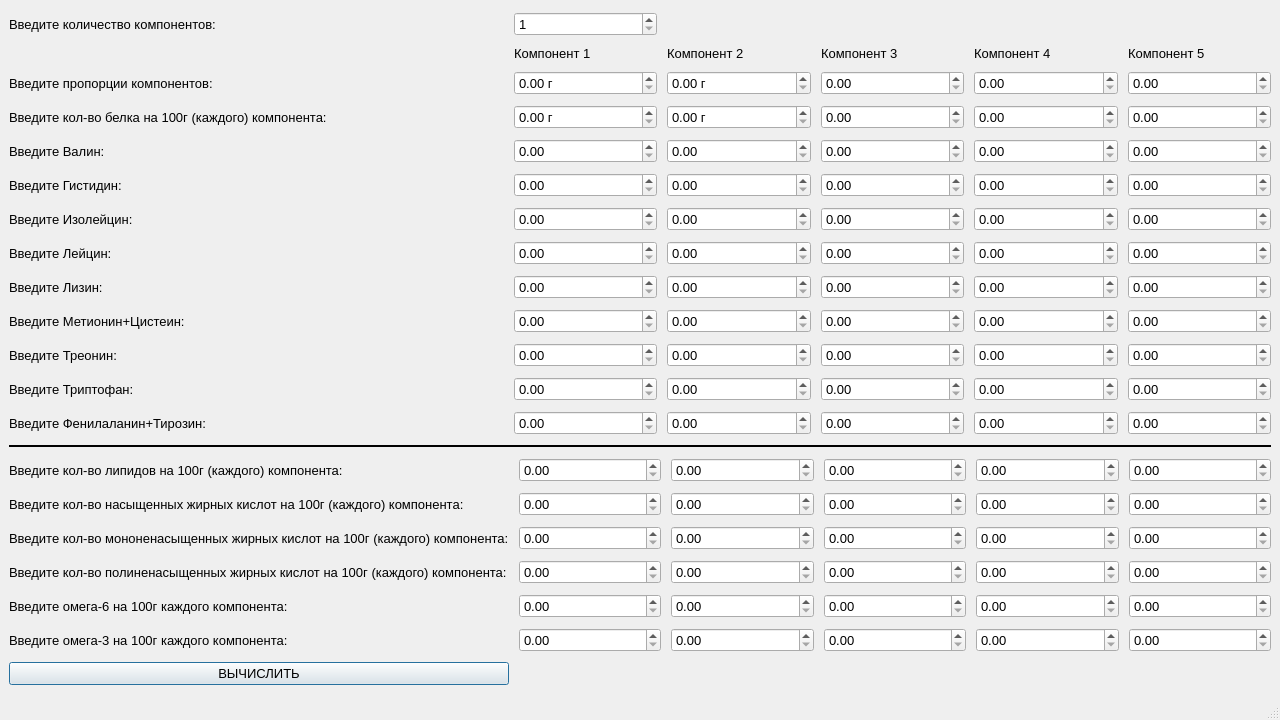
<?xml version="1.0" encoding="UTF-8"?>
<ui version="4.0">
 <class>MainWindow</class>
 <widget class="QMainWindow" name="MainWindow">
  <property name="geometry">
   <rect>
    <x>0</x>
    <y>0</y>
    <width>1280</width>
    <height>720</height>
   </rect>
  </property>
  <property name="sizePolicy">
   <sizepolicy hsizetype="Fixed" vsizetype="Fixed">
    <horstretch>0</horstretch>
    <verstretch>0</verstretch>
   </sizepolicy>
  </property>
  <property name="windowTitle">
   <string>MainWindow</string>
  </property>
  <property name="animated">
   <bool>false</bool>
  </property>
  <widget class="QWidget" name="centralwidget">
   <layout class="QGridLayout" name="gridLayout_7">
    <item row="0" column="0">
     <layout class="QVBoxLayout" name="verticalLayout">
      <property name="spacing">
       <number>10</number>
      </property>
      <item>
       <layout class="QGridLayout" name="gridLayout">
        <item row="2" column="5">
         <widget class="QLabel" name="labelComp4">
          <property name="font">
           <font>
            <pointsize>10</pointsize>
           </font>
          </property>
          <property name="text">
           <string>Компонент 4</string>
          </property>
         </widget>
        </item>
        <item row="7" column="6">
         <widget class="QDoubleSpinBox" name="doubleSpinBoxValin5">
          <property name="font">
           <font>
            <pointsize>10</pointsize>
           </font>
          </property>
         </widget>
        </item>
        <item row="8" column="0">
         <widget class="QLabel" name="label_5">
          <property name="font">
           <font>
            <pointsize>10</pointsize>
           </font>
          </property>
          <property name="text">
           <string>Введите Гистидин:</string>
          </property>
         </widget>
        </item>
        <item row="16" column="0">
         <widget class="QLabel" name="label_18">
          <property name="font">
           <font>
            <pointsize>10</pointsize>
           </font>
          </property>
          <property name="text">
           <string>Введите Фенилаланин+Тирозин:</string>
          </property>
         </widget>
        </item>
        <item row="14" column="6">
         <widget class="QDoubleSpinBox" name="doubleSpinBoxTreonin5">
          <property name="font">
           <font>
            <pointsize>10</pointsize>
           </font>
          </property>
         </widget>
        </item>
        <item row="4" column="2">
         <widget class="QDoubleSpinBox" name="doubleSpinBoxPropComp1">
          <property name="font">
           <font>
            <pointsize>10</pointsize>
           </font>
          </property>
          <property name="suffix">
           <string> г</string>
          </property>
         </widget>
        </item>
        <item row="16" column="5">
         <widget class="QDoubleSpinBox" name="doubleSpinBoxFenilalaninTirozin4">
          <property name="font">
           <font>
            <pointsize>10</pointsize>
           </font>
          </property>
         </widget>
        </item>
        <item row="5" column="1">
         <spacer name="horizontalSpacer_2">
          <property name="font">
           <font>
            <pointsize>10</pointsize>
           </font>
          </property>
          <property name="orientation">
           <enum>Qt::Horizontal</enum>
          </property>
          <property name="sizeType">
           <enum>QSizePolicy::Fixed</enum>
          </property>
          <property name="sizeHint" stdset="0">
           <size>
            <width>177</width>
            <height>20</height>
           </size>
          </property>
         </spacer>
        </item>
        <item row="8" column="4">
         <widget class="QDoubleSpinBox" name="doubleSpinBoxGistidin3">
          <property name="font">
           <font>
            <pointsize>10</pointsize>
           </font>
          </property>
         </widget>
        </item>
        <item row="11" column="6">
         <widget class="QDoubleSpinBox" name="doubleSpinBoxLeycin5">
          <property name="font">
           <font>
            <pointsize>10</pointsize>
           </font>
          </property>
         </widget>
        </item>
        <item row="0" column="0">
         <widget class="QLabel" name="label">
          <property name="font">
           <font>
            <pointsize>10</pointsize>
           </font>
          </property>
          <property name="text">
           <string>Введите количество компонентов:</string>
          </property>
         </widget>
        </item>
        <item row="7" column="3">
         <widget class="QDoubleSpinBox" name="doubleSpinBoxValin2">
          <property name="font">
           <font>
            <pointsize>10</pointsize>
           </font>
          </property>
         </widget>
        </item>
        <item row="13" column="3">
         <widget class="QDoubleSpinBox" name="doubleSpinBoxMetioninCistein2">
          <property name="font">
           <font>
            <pointsize>10</pointsize>
           </font>
          </property>
         </widget>
        </item>
        <item row="8" column="3">
         <widget class="QDoubleSpinBox" name="doubleSpinBoxGistidin2">
          <property name="font">
           <font>
            <pointsize>10</pointsize>
           </font>
          </property>
         </widget>
        </item>
        <item row="14" column="3">
         <widget class="QDoubleSpinBox" name="doubleSpinBoxTreonin2">
          <property name="font">
           <font>
            <pointsize>10</pointsize>
           </font>
          </property>
         </widget>
        </item>
        <item row="7" column="2">
         <widget class="QDoubleSpinBox" name="doubleSpinBoxValin1">
          <property name="enabled">
           <bool>true</bool>
          </property>
          <property name="font">
           <font>
            <pointsize>10</pointsize>
           </font>
          </property>
          <property name="autoFillBackground">
           <bool>false</bool>
          </property>
          <property name="buttonSymbols">
           <enum>QAbstractSpinBox::UpDownArrows</enum>
          </property>
          <property name="correctionMode">
           <enum>QAbstractSpinBox::CorrectToPreviousValue</enum>
          </property>
          <property name="decimals">
           <number>2</number>
          </property>
         </widget>
        </item>
        <item row="4" column="4">
         <widget class="QDoubleSpinBox" name="doubleSpinBoxPropComp3">
          <property name="font">
           <font>
            <pointsize>10</pointsize>
           </font>
          </property>
         </widget>
        </item>
        <item row="5" column="3">
         <widget class="QDoubleSpinBox" name="doubleSpinBoxProteinsComp2">
          <property name="font">
           <font>
            <pointsize>10</pointsize>
           </font>
          </property>
          <property name="suffix">
           <string> г</string>
          </property>
         </widget>
        </item>
        <item row="12" column="3">
         <widget class="QDoubleSpinBox" name="doubleSpinBoxLizin2">
          <property name="font">
           <font>
            <pointsize>10</pointsize>
           </font>
          </property>
         </widget>
        </item>
        <item row="8" column="5">
         <widget class="QDoubleSpinBox" name="doubleSpinBoxGistidin4">
          <property name="font">
           <font>
            <pointsize>10</pointsize>
           </font>
          </property>
         </widget>
        </item>
        <item row="14" column="5">
         <widget class="QDoubleSpinBox" name="doubleSpinBoxTreonin4">
          <property name="font">
           <font>
            <pointsize>10</pointsize>
           </font>
          </property>
         </widget>
        </item>
        <item row="15" column="0">
         <widget class="QLabel" name="label_17">
          <property name="font">
           <font>
            <pointsize>10</pointsize>
           </font>
          </property>
          <property name="text">
           <string>Введите Триптофан:</string>
          </property>
         </widget>
        </item>
        <item row="15" column="3">
         <widget class="QDoubleSpinBox" name="doubleSpinBoxTriptofan2">
          <property name="font">
           <font>
            <pointsize>10</pointsize>
           </font>
          </property>
         </widget>
        </item>
        <item row="7" column="4">
         <widget class="QDoubleSpinBox" name="doubleSpinBoxValin3">
          <property name="font">
           <font>
            <pointsize>10</pointsize>
           </font>
          </property>
         </widget>
        </item>
        <item row="11" column="0">
         <widget class="QLabel" name="label_13">
          <property name="font">
           <font>
            <pointsize>10</pointsize>
           </font>
          </property>
          <property name="text">
           <string>Введите Лейцин:</string>
          </property>
         </widget>
        </item>
        <item row="2" column="3">
         <widget class="QLabel" name="labelComp2">
          <property name="font">
           <font>
            <pointsize>10</pointsize>
           </font>
          </property>
          <property name="text">
           <string>Компонент 2</string>
          </property>
         </widget>
        </item>
        <item row="13" column="5">
         <widget class="QDoubleSpinBox" name="doubleSpinBoxMetioninCistein4">
          <property name="font">
           <font>
            <pointsize>10</pointsize>
           </font>
          </property>
         </widget>
        </item>
        <item row="13" column="6">
         <widget class="QDoubleSpinBox" name="doubleSpinBoxMetioninCistein5">
          <property name="font">
           <font>
            <pointsize>10</pointsize>
           </font>
          </property>
         </widget>
        </item>
        <item row="14" column="0">
         <widget class="QLabel" name="label_16">
          <property name="font">
           <font>
            <pointsize>10</pointsize>
           </font>
          </property>
          <property name="text">
           <string>Введите Треонин:</string>
          </property>
         </widget>
        </item>
        <item row="8" column="6">
         <widget class="QDoubleSpinBox" name="doubleSpinBoxGistidin5">
          <property name="font">
           <font>
            <pointsize>10</pointsize>
           </font>
          </property>
         </widget>
        </item>
        <item row="16" column="4">
         <widget class="QDoubleSpinBox" name="doubleSpinBoxFenilalaninTirozin3">
          <property name="font">
           <font>
            <pointsize>10</pointsize>
           </font>
          </property>
         </widget>
        </item>
        <item row="11" column="5">
         <widget class="QDoubleSpinBox" name="doubleSpinBoxLeycin4">
          <property name="font">
           <font>
            <pointsize>10</pointsize>
           </font>
          </property>
         </widget>
        </item>
        <item row="16" column="3">
         <widget class="QDoubleSpinBox" name="doubleSpinBoxFenilalaninTirozin2">
          <property name="font">
           <font>
            <pointsize>10</pointsize>
           </font>
          </property>
         </widget>
        </item>
        <item row="7" column="0">
         <widget class="QLabel" name="label_4">
          <property name="font">
           <font>
            <pointsize>10</pointsize>
           </font>
          </property>
          <property name="text">
           <string>Введите Валин:                           </string>
          </property>
         </widget>
        </item>
        <item row="14" column="2">
         <widget class="QDoubleSpinBox" name="doubleSpinBoxTreonin1">
          <property name="font">
           <font>
            <pointsize>10</pointsize>
           </font>
          </property>
         </widget>
        </item>
        <item row="10" column="2">
         <widget class="QDoubleSpinBox" name="doubleSpinBoxIzoleycin1">
          <property name="font">
           <font>
            <pointsize>10</pointsize>
           </font>
          </property>
         </widget>
        </item>
        <item row="12" column="5">
         <widget class="QDoubleSpinBox" name="doubleSpinBoxLizin4">
          <property name="font">
           <font>
            <pointsize>10</pointsize>
           </font>
          </property>
         </widget>
        </item>
        <item row="5" column="4">
         <widget class="QDoubleSpinBox" name="doubleSpinBoxProteinsComp3">
          <property name="font">
           <font>
            <pointsize>10</pointsize>
           </font>
          </property>
         </widget>
        </item>
        <item row="12" column="0">
         <widget class="QLabel" name="label_14">
          <property name="font">
           <font>
            <pointsize>10</pointsize>
           </font>
          </property>
          <property name="text">
           <string>Введите Лизин:</string>
          </property>
         </widget>
        </item>
        <item row="10" column="5">
         <widget class="QDoubleSpinBox" name="doubleSpinBoxIzoleycin4">
          <property name="font">
           <font>
            <pointsize>10</pointsize>
           </font>
          </property>
         </widget>
        </item>
        <item row="2" column="6">
         <widget class="QLabel" name="labelComp5">
          <property name="font">
           <font>
            <pointsize>10</pointsize>
           </font>
          </property>
          <property name="text">
           <string>Компонент 5</string>
          </property>
         </widget>
        </item>
        <item row="5" column="0">
         <widget class="QLabel" name="label_3">
          <property name="font">
           <font>
            <pointsize>10</pointsize>
           </font>
          </property>
          <property name="text">
           <string>Введите кол-во белка на 100г (каждого) компонента:</string>
          </property>
         </widget>
        </item>
        <item row="10" column="6">
         <widget class="QDoubleSpinBox" name="doubleSpinBoxIzoleycin5">
          <property name="font">
           <font>
            <pointsize>10</pointsize>
           </font>
          </property>
         </widget>
        </item>
        <item row="15" column="5">
         <widget class="QDoubleSpinBox" name="doubleSpinBoxTriptofan4">
          <property name="font">
           <font>
            <pointsize>10</pointsize>
           </font>
          </property>
         </widget>
        </item>
        <item row="15" column="6">
         <widget class="QDoubleSpinBox" name="doubleSpinBoxTriptofan5">
          <property name="font">
           <font>
            <pointsize>10</pointsize>
           </font>
          </property>
         </widget>
        </item>
        <item row="5" column="2">
         <widget class="QDoubleSpinBox" name="doubleSpinBoxProteinsComp1">
          <property name="font">
           <font>
            <pointsize>10</pointsize>
           </font>
          </property>
          <property name="suffix">
           <string> г</string>
          </property>
         </widget>
        </item>
        <item row="12" column="2">
         <widget class="QDoubleSpinBox" name="doubleSpinBoxLizin1">
          <property name="font">
           <font>
            <pointsize>10</pointsize>
           </font>
          </property>
         </widget>
        </item>
        <item row="2" column="2">
         <widget class="QLabel" name="labelComp1">
          <property name="sizePolicy">
           <sizepolicy hsizetype="Minimum" vsizetype="Fixed">
            <horstretch>0</horstretch>
            <verstretch>0</verstretch>
           </sizepolicy>
          </property>
          <property name="font">
           <font>
            <pointsize>10</pointsize>
           </font>
          </property>
          <property name="text">
           <string>Компонент 1</string>
          </property>
         </widget>
        </item>
        <item row="13" column="0">
         <widget class="QLabel" name="label_15">
          <property name="font">
           <font>
            <pointsize>10</pointsize>
           </font>
          </property>
          <property name="text">
           <string>Введите Метионин+Цистеин:</string>
          </property>
         </widget>
        </item>
        <item row="4" column="5">
         <widget class="QDoubleSpinBox" name="doubleSpinBoxPropComp4">
          <property name="font">
           <font>
            <pointsize>10</pointsize>
           </font>
          </property>
         </widget>
        </item>
        <item row="10" column="3">
         <widget class="QDoubleSpinBox" name="doubleSpinBoxIzoleycin2">
          <property name="font">
           <font>
            <pointsize>10</pointsize>
           </font>
          </property>
         </widget>
        </item>
        <item row="0" column="2">
         <widget class="QSpinBox" name="spinBoxComp">
          <property name="font">
           <font>
            <pointsize>10</pointsize>
           </font>
          </property>
          <property name="minimum">
           <number>1</number>
          </property>
          <property name="maximum">
           <number>5</number>
          </property>
         </widget>
        </item>
        <item row="5" column="6">
         <widget class="QDoubleSpinBox" name="doubleSpinBoxProteinsComp5">
          <property name="font">
           <font>
            <pointsize>10</pointsize>
           </font>
          </property>
         </widget>
        </item>
        <item row="8" column="2">
         <widget class="QDoubleSpinBox" name="doubleSpinBoxGistidin1">
          <property name="font">
           <font>
            <pointsize>10</pointsize>
           </font>
          </property>
         </widget>
        </item>
        <item row="12" column="6">
         <widget class="QDoubleSpinBox" name="doubleSpinBoxLizin5">
          <property name="font">
           <font>
            <pointsize>10</pointsize>
           </font>
          </property>
         </widget>
        </item>
        <item row="13" column="2">
         <widget class="QDoubleSpinBox" name="doubleSpinBoxMetioninCistein1">
          <property name="font">
           <font>
            <pointsize>10</pointsize>
           </font>
          </property>
         </widget>
        </item>
        <item row="2" column="4">
         <widget class="QLabel" name="labelComp3">
          <property name="font">
           <font>
            <pointsize>10</pointsize>
           </font>
          </property>
          <property name="text">
           <string>Компонент 3</string>
          </property>
         </widget>
        </item>
        <item row="15" column="4">
         <widget class="QDoubleSpinBox" name="doubleSpinBoxTriptofan3">
          <property name="font">
           <font>
            <pointsize>10</pointsize>
           </font>
          </property>
         </widget>
        </item>
        <item row="16" column="6">
         <widget class="QDoubleSpinBox" name="doubleSpinBoxFenilalaninTirozin5">
          <property name="font">
           <font>
            <pointsize>10</pointsize>
           </font>
          </property>
         </widget>
        </item>
        <item row="4" column="0">
         <widget class="QLabel" name="label_2">
          <property name="font">
           <font>
            <pointsize>10</pointsize>
           </font>
          </property>
          <property name="text">
           <string>Введите пропорции компонентов:</string>
          </property>
         </widget>
        </item>
        <item row="10" column="0">
         <widget class="QLabel" name="label_12">
          <property name="font">
           <font>
            <pointsize>10</pointsize>
           </font>
          </property>
          <property name="text">
           <string>Введите Изолейцин:</string>
          </property>
         </widget>
        </item>
        <item row="4" column="3">
         <widget class="QDoubleSpinBox" name="doubleSpinBoxPropComp2">
          <property name="font">
           <font>
            <pointsize>10</pointsize>
           </font>
          </property>
          <property name="suffix">
           <string> г</string>
          </property>
         </widget>
        </item>
        <item row="14" column="4">
         <widget class="QDoubleSpinBox" name="doubleSpinBoxTreonin3">
          <property name="font">
           <font>
            <pointsize>10</pointsize>
           </font>
          </property>
         </widget>
        </item>
        <item row="7" column="5">
         <widget class="QDoubleSpinBox" name="doubleSpinBoxValin4">
          <property name="font">
           <font>
            <pointsize>10</pointsize>
           </font>
          </property>
         </widget>
        </item>
        <item row="15" column="2">
         <widget class="QDoubleSpinBox" name="doubleSpinBoxTriptofan1">
          <property name="font">
           <font>
            <pointsize>10</pointsize>
           </font>
          </property>
         </widget>
        </item>
        <item row="10" column="4">
         <widget class="QDoubleSpinBox" name="doubleSpinBoxIzoleycin3">
          <property name="font">
           <font>
            <pointsize>10</pointsize>
           </font>
          </property>
         </widget>
        </item>
        <item row="12" column="4">
         <widget class="QDoubleSpinBox" name="doubleSpinBoxLizin3">
          <property name="font">
           <font>
            <pointsize>10</pointsize>
           </font>
          </property>
         </widget>
        </item>
        <item row="16" column="2">
         <widget class="QDoubleSpinBox" name="doubleSpinBoxFenilalaninTirozin1">
          <property name="font">
           <font>
            <pointsize>10</pointsize>
           </font>
          </property>
         </widget>
        </item>
        <item row="13" column="4">
         <widget class="QDoubleSpinBox" name="doubleSpinBoxMetioninCistein3">
          <property name="font">
           <font>
            <pointsize>10</pointsize>
           </font>
          </property>
         </widget>
        </item>
        <item row="5" column="5">
         <widget class="QDoubleSpinBox" name="doubleSpinBoxProteinsComp4">
          <property name="font">
           <font>
            <pointsize>10</pointsize>
           </font>
          </property>
         </widget>
        </item>
        <item row="11" column="4">
         <widget class="QDoubleSpinBox" name="doubleSpinBoxLeycin3">
          <property name="font">
           <font>
            <pointsize>10</pointsize>
           </font>
          </property>
         </widget>
        </item>
        <item row="11" column="2">
         <widget class="QDoubleSpinBox" name="doubleSpinBoxLeycin1">
          <property name="font">
           <font>
            <pointsize>10</pointsize>
           </font>
          </property>
         </widget>
        </item>
        <item row="4" column="6">
         <widget class="QDoubleSpinBox" name="doubleSpinBoxPropComp5">
          <property name="font">
           <font>
            <pointsize>10</pointsize>
           </font>
          </property>
         </widget>
        </item>
        <item row="11" column="3">
         <widget class="QDoubleSpinBox" name="doubleSpinBoxLeycin2">
          <property name="font">
           <font>
            <pointsize>10</pointsize>
           </font>
          </property>
         </widget>
        </item>
       </layout>
      </item>
      <item>
       <widget class="Line" name="line">
        <property name="font">
         <font>
          <pointsize>10</pointsize>
         </font>
        </property>
        <property name="frameShadow">
         <enum>QFrame::Plain</enum>
        </property>
        <property name="lineWidth">
         <number>2</number>
        </property>
        <property name="midLineWidth">
         <number>0</number>
        </property>
        <property name="orientation">
         <enum>Qt::Horizontal</enum>
        </property>
       </widget>
      </item>
      <item>
       <layout class="QGridLayout" name="gridLayout_3">
        <item row="6" column="2">
         <widget class="QDoubleSpinBox" name="doubleSpinBoxOmega3_1">
          <property name="font">
           <font>
            <pointsize>10</pointsize>
           </font>
          </property>
         </widget>
        </item>
        <item row="1" column="4">
         <widget class="QDoubleSpinBox" name="doubleSpinBoxSaturatedFattyAcids3">
          <property name="font">
           <font>
            <pointsize>10</pointsize>
           </font>
          </property>
         </widget>
        </item>
        <item row="4" column="4">
         <widget class="QDoubleSpinBox" name="doubleSpinBoxPolyunsaturatedFattyAcids3">
          <property name="font">
           <font>
            <pointsize>10</pointsize>
           </font>
          </property>
         </widget>
        </item>
        <item row="4" column="0">
         <widget class="QLabel" name="label_22">
          <property name="font">
           <font>
            <pointsize>10</pointsize>
           </font>
          </property>
          <property name="text">
           <string>Введите кол-во полиненасыщенных жирных кислот на 100г (каждого) компонента:</string>
          </property>
         </widget>
        </item>
        <item row="1" column="3">
         <widget class="QDoubleSpinBox" name="doubleSpinBoxSaturatedFattyAcids2">
          <property name="font">
           <font>
            <pointsize>10</pointsize>
           </font>
          </property>
         </widget>
        </item>
        <item row="3" column="4">
         <widget class="QDoubleSpinBox" name="doubleSpinBoxMonounsaturatedFattyAcids3">
          <property name="font">
           <font>
            <pointsize>10</pointsize>
           </font>
          </property>
         </widget>
        </item>
        <item row="6" column="4">
         <widget class="QDoubleSpinBox" name="doubleSpinBoxOmega3_3">
          <property name="font">
           <font>
            <pointsize>10</pointsize>
           </font>
          </property>
         </widget>
        </item>
        <item row="5" column="5">
         <widget class="QDoubleSpinBox" name="doubleSpinBoxOmega6_4">
          <property name="font">
           <font>
            <pointsize>10</pointsize>
           </font>
          </property>
         </widget>
        </item>
        <item row="1" column="2">
         <widget class="QDoubleSpinBox" name="doubleSpinBoxSaturatedFattyAcids1">
          <property name="font">
           <font>
            <pointsize>10</pointsize>
           </font>
          </property>
         </widget>
        </item>
        <item row="5" column="2">
         <widget class="QDoubleSpinBox" name="doubleSpinBoxOmega6_1">
          <property name="font">
           <font>
            <pointsize>10</pointsize>
           </font>
          </property>
         </widget>
        </item>
        <item row="1" column="5">
         <widget class="QDoubleSpinBox" name="doubleSpinBoxSaturatedFattyAcids4">
          <property name="font">
           <font>
            <pointsize>10</pointsize>
           </font>
          </property>
         </widget>
        </item>
        <item row="6" column="3">
         <widget class="QDoubleSpinBox" name="doubleSpinBoxOmega3_2">
          <property name="font">
           <font>
            <pointsize>10</pointsize>
           </font>
          </property>
         </widget>
        </item>
        <item row="5" column="3">
         <widget class="QDoubleSpinBox" name="doubleSpinBoxOmega6_2">
          <property name="font">
           <font>
            <pointsize>10</pointsize>
           </font>
          </property>
         </widget>
        </item>
        <item row="3" column="2">
         <widget class="QDoubleSpinBox" name="doubleSpinBoxMonounsaturatedFattyAcids1">
          <property name="font">
           <font>
            <pointsize>10</pointsize>
           </font>
          </property>
         </widget>
        </item>
        <item row="6" column="5">
         <widget class="QDoubleSpinBox" name="doubleSpinBoxOmega3_4">
          <property name="font">
           <font>
            <pointsize>10</pointsize>
           </font>
          </property>
         </widget>
        </item>
        <item row="4" column="6">
         <widget class="QDoubleSpinBox" name="doubleSpinBoxPolyunsaturatedFattyAcids5">
          <property name="font">
           <font>
            <pointsize>10</pointsize>
           </font>
          </property>
         </widget>
        </item>
        <item row="1" column="0">
         <widget class="QLabel" name="label_20">
          <property name="font">
           <font>
            <pointsize>10</pointsize>
           </font>
          </property>
          <property name="text">
           <string>Введите кол-во насыщенных жирных кислот на 100г (каждого) компонента:</string>
          </property>
         </widget>
        </item>
        <item row="5" column="0">
         <widget class="QLabel" name="label_23">
          <property name="font">
           <font>
            <pointsize>10</pointsize>
           </font>
          </property>
          <property name="text">
           <string>Введите омега-6 на 100г каждого компонента:</string>
          </property>
         </widget>
        </item>
        <item row="4" column="2">
         <widget class="QDoubleSpinBox" name="doubleSpinBoxPolyunsaturatedFattyAcids1">
          <property name="font">
           <font>
            <pointsize>10</pointsize>
           </font>
          </property>
         </widget>
        </item>
        <item row="5" column="4">
         <widget class="QDoubleSpinBox" name="doubleSpinBoxOmega6_3">
          <property name="font">
           <font>
            <pointsize>10</pointsize>
           </font>
          </property>
         </widget>
        </item>
        <item row="6" column="6">
         <widget class="QDoubleSpinBox" name="doubleSpinBoxOmega3_5">
          <property name="font">
           <font>
            <pointsize>10</pointsize>
           </font>
          </property>
         </widget>
        </item>
        <item row="7" column="0">
         <widget class="QPushButton" name="pushButtonCalculate">
          <property name="font">
           <font>
            <pointsize>10</pointsize>
           </font>
          </property>
          <property name="text">
           <string>ВЫЧИСЛИТЬ</string>
          </property>
          <property name="autoDefault">
           <bool>false</bool>
          </property>
          <property name="default">
           <bool>true</bool>
          </property>
          <property name="flat">
           <bool>false</bool>
          </property>
         </widget>
        </item>
        <item row="5" column="6">
         <widget class="QDoubleSpinBox" name="doubleSpinBoxOmega6_5">
          <property name="font">
           <font>
            <pointsize>10</pointsize>
           </font>
          </property>
         </widget>
        </item>
        <item row="4" column="5">
         <widget class="QDoubleSpinBox" name="doubleSpinBoxPolyunsaturatedFattyAcids4">
          <property name="font">
           <font>
            <pointsize>10</pointsize>
           </font>
          </property>
         </widget>
        </item>
        <item row="3" column="6">
         <widget class="QDoubleSpinBox" name="doubleSpinBoxMonounsaturatedFattyAcids5">
          <property name="font">
           <font>
            <pointsize>10</pointsize>
           </font>
          </property>
         </widget>
        </item>
        <item row="3" column="0">
         <widget class="QLabel" name="label_21">
          <property name="font">
           <font>
            <pointsize>10</pointsize>
           </font>
          </property>
          <property name="text">
           <string>Введите кол-во мононенасыщенных жирных кислот на 100г (каждого) компонента:</string>
          </property>
         </widget>
        </item>
        <item row="6" column="0">
         <widget class="QLabel" name="label_24">
          <property name="font">
           <font>
            <pointsize>10</pointsize>
           </font>
          </property>
          <property name="text">
           <string>Введите омега-3 на 100г каждого компонента:</string>
          </property>
         </widget>
        </item>
        <item row="3" column="3">
         <widget class="QDoubleSpinBox" name="doubleSpinBoxMonounsaturatedFattyAcids2">
          <property name="font">
           <font>
            <pointsize>10</pointsize>
           </font>
          </property>
         </widget>
        </item>
        <item row="4" column="3">
         <widget class="QDoubleSpinBox" name="doubleSpinBoxPolyunsaturatedFattyAcids2">
          <property name="font">
           <font>
            <pointsize>10</pointsize>
           </font>
          </property>
         </widget>
        </item>
        <item row="1" column="6">
         <widget class="QDoubleSpinBox" name="doubleSpinBoxSaturatedFattyAcids5">
          <property name="font">
           <font>
            <pointsize>10</pointsize>
           </font>
          </property>
         </widget>
        </item>
        <item row="3" column="5">
         <widget class="QDoubleSpinBox" name="doubleSpinBoxMonounsaturatedFattyAcids4">
          <property name="font">
           <font>
            <pointsize>10</pointsize>
           </font>
          </property>
         </widget>
        </item>
        <item row="0" column="0">
         <widget class="QLabel" name="label_19">
          <property name="font">
           <font>
            <pointsize>10</pointsize>
           </font>
          </property>
          <property name="text">
           <string>Введите кол-во липидов на 100г (каждого) компонента:</string>
          </property>
         </widget>
        </item>
        <item row="0" column="2">
         <widget class="QDoubleSpinBox" name="doubleSpinBoxLypidsComp1">
          <property name="font">
           <font>
            <pointsize>10</pointsize>
           </font>
          </property>
         </widget>
        </item>
        <item row="0" column="3">
         <widget class="QDoubleSpinBox" name="doubleSpinBoxLypidsComp2">
          <property name="font">
           <font>
            <pointsize>10</pointsize>
           </font>
          </property>
         </widget>
        </item>
        <item row="0" column="4">
         <widget class="QDoubleSpinBox" name="doubleSpinBoxLypidsComp3">
          <property name="font">
           <font>
            <pointsize>10</pointsize>
           </font>
          </property>
         </widget>
        </item>
        <item row="0" column="5">
         <widget class="QDoubleSpinBox" name="doubleSpinBoxLypidsComp4">
          <property name="font">
           <font>
            <pointsize>10</pointsize>
           </font>
          </property>
         </widget>
        </item>
        <item row="0" column="6">
         <widget class="QDoubleSpinBox" name="doubleSpinBoxLypidsComp5">
          <property name="font">
           <font>
            <pointsize>10</pointsize>
           </font>
          </property>
         </widget>
        </item>
       </layout>
      </item>
     </layout>
    </item>
   </layout>
  </widget>
  <widget class="QMenuBar" name="menubar">
   <property name="geometry">
    <rect>
     <x>0</x>
     <y>0</y>
     <width>1280</width>
     <height>21</height>
    </rect>
   </property>
  </widget>
  <widget class="QStatusBar" name="statusbar"/>
 </widget>
 <resources/>
 <connections/>
</ui>
